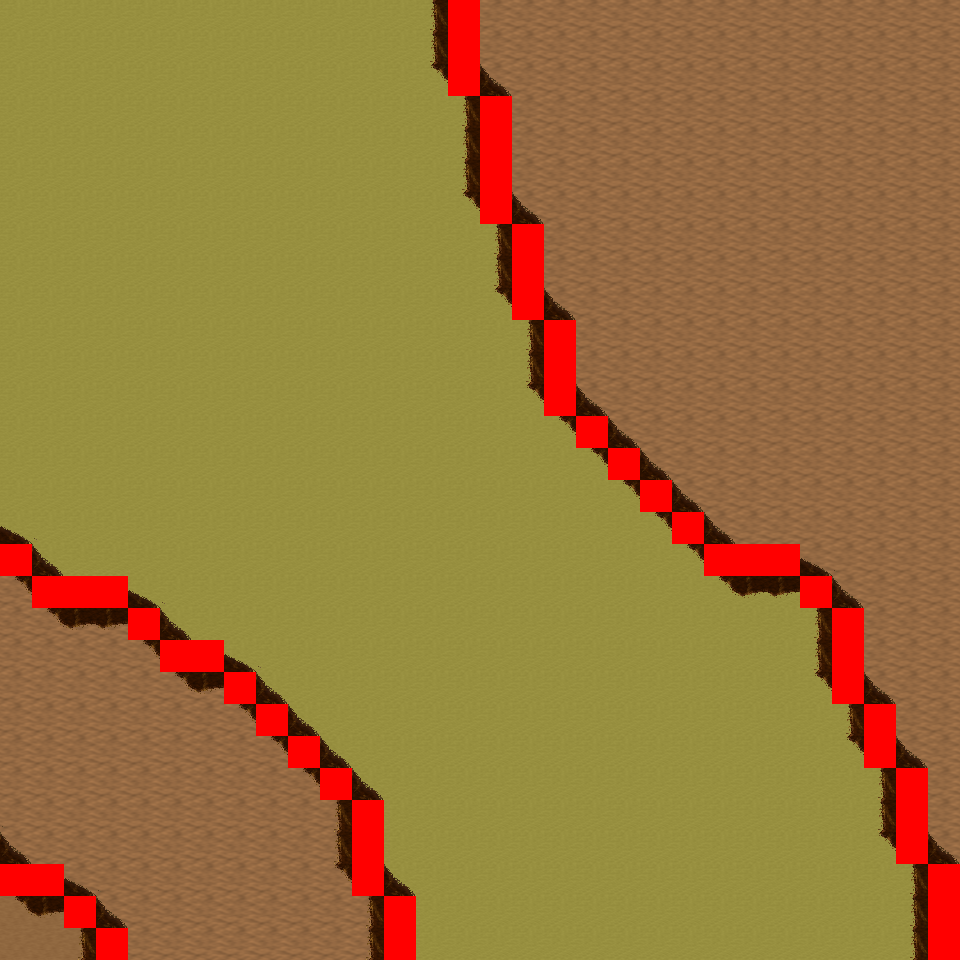

A 2D game scene composited from a Tiled map and its tileset images. What follows is a short description and the map's XML, with each tile layer's data collapsed to a summary:
An orthogonal 30x30 tile map with 32x32 px tiles, 6 tile layers (Ground, Object, Object2, Above, ...), 8 tilesets and 7 objects (7x mapExit).

<map version="1.0" orientation="orthogonal" renderorder="right-down" width="30" height="30" tilewidth="32" tileheight="32" nextobjectid="8">
  <tileset firstgid="1" name="tileset_logic_collision" tilewidth="32" tileheight="32" tilecount="1" columns="1">
    <image source="../drawable/tileset_logic_collision.png" width="32" height="32" />
  </tileset>
  <tileset firstgid="2" name="tileset_ground_ground" tilewidth="32" tileheight="32" tilecount="33" columns="3">
    <image source="../drawable/tileset_ground_ground.png" width="96" height="352" />
  </tileset>
  <tileset firstgid="35" name="tileset_ground_ridge_earth_pale" tilewidth="32" tileheight="32" tilecount="96" columns="12">
    <image source="../drawable/tileset_ground_ridge_earth_pale.png" width="384" height="256" />
  </tileset>
  <tileset firstgid="131" name="tileset_ground_ridge_earth_dark" tilewidth="32" tileheight="32" tilecount="96" columns="12">
    <image source="../drawable/tileset_ground_ridge_earth_dark.png" width="384" height="256" />
  </tileset>
  <tileset firstgid="227" name="tileset_terrain_desert" tilewidth="32" tileheight="32" tilecount="88" columns="8">
    <image source="../drawable/tileset_terrain_desert.png" width="256" height="352" />
  </tileset>
  <tileset firstgid="315" name="tileset_plant_tree_tree_darkgreen" tilewidth="32" tileheight="32" tilecount="88" columns="8">
    <image source="../drawable/tileset_plant_tree_tree_darkgreen.png" width="256" height="352" />
  </tileset>
  <tileset firstgid="403" name="tileset_ground_sand_2" tilewidth="32" tileheight="32" tilecount="15" columns="5">
    <image source="../drawable/tileset_ground_sand_2.png" width="160" height="96" />
  </tileset>
  <tileset firstgid="418" name="tileset_plant_cactus_2" tilewidth="32" tileheight="32" tilecount="10" columns="5">
    <image source="../drawable/tileset_plant_cactus_2.png" width="160" height="64" />
  </tileset>
  <layer name="Ground" width="30" height="30">
    <data>[900 cells, 900 non-empty, 3 distinct tile ids]</data>
  </layer>
  <layer name="Object" width="30" height="30">
    <data>[900 cells, 134 non-empty, 9 distinct tile ids]</data>
  </layer>
  <layer name="Object2" width="30" height="30">
    <data>[900 cells, 0 non-empty, 0 distinct tile ids]</data>
  </layer>
  <layer name="Above" width="30" height="30">
    <data>[900 cells, 0 non-empty, 0 distinct tile ids]</data>
  </layer>
  <layer name="Above2" width="30" height="30">
    <data>[900 cells, 0 non-empty, 0 distinct tile ids]</data>
  </layer>
  <layer name="Walkable" width="30" height="30">
    <data>[900 cells, 52 non-empty, 1 distinct tile ids]</data>
  </layer>
  <objectgroup name="MapEvents">
    <object id="1" name="south" type="mapExit" x="0" y="928" width="96" height="32">
      <properties>
        <property name="map" value="level_0_x53_y146" />
        <property name="x" value="0" />
        <property name="y" value="1" />
      </properties>
    </object>
    <object id="2" name="south2" type="mapExit" x="128" y="928" width="256" height="32">
      <properties>
        <property name="map" value="level_0_x53_y146" />
        <property name="x" value="4" />
        <property name="y" value="1" />
      </properties>
    </object>
    <object id="3" name="south3" type="mapExit" x="416" y="928" width="512" height="32">
      <properties>
        <property name="map" value="level_0_x53_y146" />
        <property name="x" value="13" />
        <property name="y" value="1" />
      </properties>
    </object>
    <object id="4" name="west" type="mapExit" x="0" y="0" width="32" height="544">
      <properties>
        <property name="map" value="level_0_x52_y145" />
        <property name="x" value="28" />
        <property name="y" value="0" />
      </properties>
    </object>
    <object id="5" name="west2" type="mapExit" x="0" y="576" width="32" height="288">
      <properties>
        <property name="map" value="level_0_x52_y145" />
        <property name="x" value="28" />
        <property name="y" value="18" />
      </properties>
    </object>
    <object id="6" name="west3" type="mapExit" x="0" y="896" width="32" height="64">
      <properties>
        <property name="map" value="level_0_x52_y145" />
        <property name="x" value="28" />
        <property name="y" value="28" />
      </properties>
    </object>
    <object id="7" name="east" type="mapExit" x="928" y="0" width="32" height="864">
      <properties>
        <property name="map" value="level_0_x54_y145" />
        <property name="x" value="1" />
        <property name="y" value="0" />
      </properties>
    </object>
  </objectgroup>
</map>
